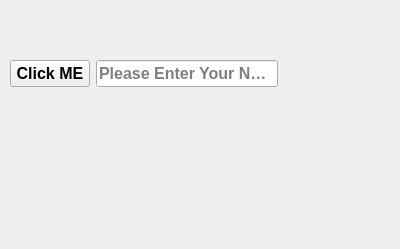
<?xml version="1.0" encoding="UTF-8"?>
<ui version="4.0">
 <class>Form</class>
 <widget class="QWidget" name="Form">
  <property name="geometry">
   <rect>
    <x>0</x>
    <y>0</y>
    <width>400</width>
    <height>249</height>
   </rect>
  </property>
  <property name="windowTitle">
   <string>QT Designer Application</string>
  </property>
  <widget class="QWidget" name="">
   <property name="geometry">
    <rect>
     <x>10</x>
     <y>60</y>
     <width>268</width>
     <height>66</height>
    </rect>
   </property>
   <layout class="QVBoxLayout" name="verticalLayout">
    <item>
     <layout class="QHBoxLayout" name="horizontalLayout">
      <item>
       <widget class="QPushButton" name="btn_click">
        <property name="font">
         <font>
          <pointsize>12</pointsize>
          <bold>true</bold>
         </font>
        </property>
        <property name="text">
         <string>Click ME</string>
        </property>
       </widget>
      </item>
      <item>
       <widget class="QLineEdit" name="lineEdit">
        <property name="font">
         <font>
          <pointsize>12</pointsize>
          <bold>true</bold>
         </font>
        </property>
        <property name="placeholderText">
         <string>Please Enter Your Name</string>
        </property>
       </widget>
      </item>
     </layout>
    </item>
    <item>
     <widget class="QLabel" name="label">
      <property name="font">
       <font>
        <pointsize>14</pointsize>
        <bold>true</bold>
       </font>
      </property>
      <property name="styleSheet">
       <string notr="true">QLabel{
color:red
}</string>
      </property>
      <property name="text">
       <string/>
      </property>
     </widget>
    </item>
   </layout>
  </widget>
 </widget>
 <resources/>
 <connections/>
</ui>
